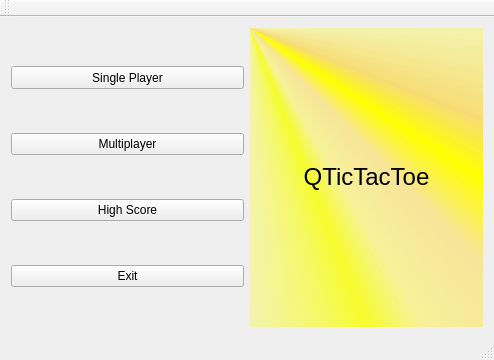
<?xml version="1.0" encoding="UTF-8"?>
<ui version="4.0">
 <class>MainMenu</class>
 <widget class="QMainWindow" name="MainMenu">
  <property name="geometry">
   <rect>
    <x>0</x>
    <y>0</y>
    <width>494</width>
    <height>360</height>
   </rect>
  </property>
  <property name="windowTitle">
   <string>MainMenu</string>
  </property>
  <widget class="QWidget" name="centralWidget">
   <layout class="QHBoxLayout" name="horizontalLayout_4">
    <item>
     <layout class="QVBoxLayout" name="verticalLayout_4">
      <item>
       <widget class="QPushButton" name="spButton">
        <property name="minimumSize">
         <size>
          <width>0</width>
          <height>23</height>
         </size>
        </property>
        <property name="cursor">
         <cursorShape>PointingHandCursor</cursorShape>
        </property>
        <property name="styleSheet">
         <string notr="true">font: 75 16pt &quot;Segoe Script&quot;;</string>
        </property>
        <property name="text">
         <string>Single Player</string>
        </property>
       </widget>
      </item>
      <item>
       <widget class="QPushButton" name="mpButton">
        <property name="cursor">
         <cursorShape>PointingHandCursor</cursorShape>
        </property>
        <property name="styleSheet">
         <string notr="true">font: 75 16pt &quot;Segoe Print&quot;;</string>
        </property>
        <property name="text">
         <string>Multiplayer</string>
        </property>
       </widget>
      </item>
      <item>
       <widget class="QPushButton" name="hsButton">
        <property name="cursor">
         <cursorShape>PointingHandCursor</cursorShape>
        </property>
        <property name="styleSheet">
         <string notr="true">font: 75 16pt &quot;Segoe Print&quot;;</string>
        </property>
        <property name="text">
         <string>High Score</string>
        </property>
       </widget>
      </item>
      <item>
       <widget class="QPushButton" name="exitButton">
        <property name="cursor">
         <cursorShape>PointingHandCursor</cursorShape>
        </property>
        <property name="styleSheet">
         <string notr="true">font: 75 16pt &quot;Segoe Print&quot;;</string>
        </property>
        <property name="text">
         <string>Exit</string>
        </property>
       </widget>
      </item>
     </layout>
    </item>
    <item>
     <layout class="QVBoxLayout" name="verticalLayout_5">
      <item>
       <widget class="QLabel" name="label">
        <property name="styleSheet">
         <string notr="true">color: rgb(127, 120, 100qconicalgradient(cx:0, cy:0, angle:135, stop:0 rgba(255, 255, 0, 69), stop:0.375 rgba(255, 255, 0, 69), stop:0.423533 rgba(251, 255, 0, 145), stop:0.45 rgba(247, 255, 0, 208), stop:0.477581 rgba(255, 244, 71, 130), stop:0.518717 rgba(255, 218, 71, 130), stop:0.55 rgba(255, 255, 0, 255), stop:0.57754 rgba(255, 203, 0, 130), stop:0.625 rgba(255, 255, 0, 69), stop:1 rgba(255, 255, 0, 69)));
background-color: qconicalgradient(cx:0, cy:0, angle:135, stop:0 rgba(255, 255, 0, 69), stop:0.375 rgba(255, 255, 0, 69), stop:0.423533 rgba(251, 255, 0, 145), stop:0.45 rgba(247, 255, 0, 208), stop:0.477581 rgba(255, 244, 71, 130), stop:0.518717 rgba(255, 218, 71, 130), stop:0.55 rgba(255, 255, 0, 255), stop:0.57754 rgba(255, 203, 0, 130), stop:0.625 rgba(255, 255, 0, 69), stop:1 rgba(255, 255, 0, 69));</string>
        </property>
        <property name="text">
         <string>&lt;html&gt;&lt;head/&gt;&lt;body&gt;&lt;p align=&quot;center&quot;&gt;&lt;span style=&quot; font-size:18pt;&quot;&gt;QTicTacToe&lt;/span&gt;&lt;/p&gt;&lt;/body&gt;&lt;/html&gt;</string>
        </property>
       </widget>
      </item>
     </layout>
    </item>
   </layout>
  </widget>
  <widget class="QMenuBar" name="menuBar">
   <property name="geometry">
    <rect>
     <x>0</x>
     <y>0</y>
     <width>494</width>
     <height>21</height>
    </rect>
   </property>
  </widget>
  <widget class="QToolBar" name="mainToolBar">
   <attribute name="toolBarArea">
    <enum>TopToolBarArea</enum>
   </attribute>
   <attribute name="toolBarBreak">
    <bool>false</bool>
   </attribute>
  </widget>
  <widget class="QStatusBar" name="statusBar"/>
 </widget>
 <layoutdefault spacing="6" margin="11"/>
 <resources/>
 <connections/>
</ui>
